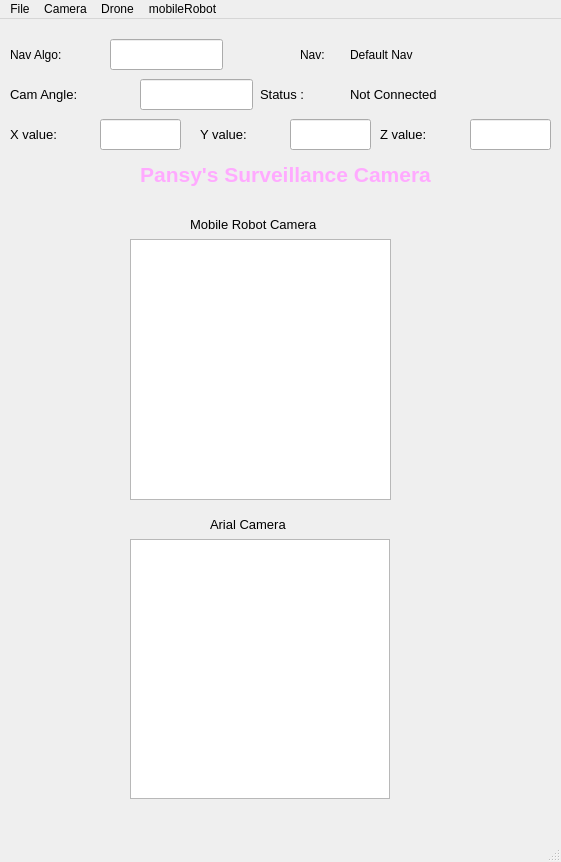
<?xml version="1.0" encoding="UTF-8"?>
<ui version="4.0">
 <class>MainWindow</class>
 <widget class="QMainWindow" name="MainWindow">
  <property name="geometry">
   <rect>
    <x>0</x>
    <y>0</y>
    <width>561</width>
    <height>862</height>
   </rect>
  </property>
  <property name="windowTitle">
   <string>MainWindow</string>
  </property>
  <widget class="QWidget" name="centralwidget">
   <widget class="QGraphicsView" name="graphicsView">
    <property name="geometry">
     <rect>
      <x>130</x>
      <y>220</y>
      <width>261</width>
      <height>261</height>
     </rect>
    </property>
   </widget>
   <widget class="QLabel" name="status_label">
    <property name="geometry">
     <rect>
      <x>260</x>
      <y>60</y>
      <width>91</width>
      <height>31</height>
     </rect>
    </property>
    <property name="font">
     <font>
      <pointsize>10</pointsize>
     </font>
    </property>
    <property name="text">
     <string>Status :</string>
    </property>
   </widget>
   <widget class="QLabel" name="status">
    <property name="geometry">
     <rect>
      <x>350</x>
      <y>60</y>
      <width>201</width>
      <height>31</height>
     </rect>
    </property>
    <property name="font">
     <font>
      <pointsize>10</pointsize>
     </font>
    </property>
    <property name="text">
     <string>Not Connected</string>
    </property>
   </widget>
   <widget class="QLabel" name="Camera_Angle">
    <property name="geometry">
     <rect>
      <x>10</x>
      <y>60</y>
      <width>131</width>
      <height>31</height>
     </rect>
    </property>
    <property name="font">
     <font>
      <pointsize>10</pointsize>
     </font>
    </property>
    <property name="text">
     <string>Cam Angle:</string>
    </property>
   </widget>
   <widget class="QLineEdit" name="cam_angle_val">
    <property name="geometry">
     <rect>
      <x>140</x>
      <y>60</y>
      <width>113</width>
      <height>31</height>
     </rect>
    </property>
    <property name="font">
     <font>
      <pointsize>10</pointsize>
     </font>
    </property>
   </widget>
   <widget class="QLineEdit" name="x_val">
    <property name="geometry">
     <rect>
      <x>100</x>
      <y>100</y>
      <width>81</width>
      <height>31</height>
     </rect>
    </property>
    <property name="font">
     <font>
      <pointsize>10</pointsize>
     </font>
    </property>
   </widget>
   <widget class="QLabel" name="Xval_label">
    <property name="geometry">
     <rect>
      <x>10</x>
      <y>100</y>
      <width>81</width>
      <height>31</height>
     </rect>
    </property>
    <property name="font">
     <font>
      <pointsize>10</pointsize>
     </font>
    </property>
    <property name="text">
     <string>X value:</string>
    </property>
   </widget>
   <widget class="QLabel" name="Yval_label">
    <property name="geometry">
     <rect>
      <x>200</x>
      <y>100</y>
      <width>81</width>
      <height>31</height>
     </rect>
    </property>
    <property name="font">
     <font>
      <pointsize>10</pointsize>
     </font>
    </property>
    <property name="text">
     <string>Y value:</string>
    </property>
   </widget>
   <widget class="QLineEdit" name="y_val">
    <property name="geometry">
     <rect>
      <x>290</x>
      <y>100</y>
      <width>81</width>
      <height>31</height>
     </rect>
    </property>
    <property name="font">
     <font>
      <pointsize>10</pointsize>
     </font>
    </property>
   </widget>
   <widget class="QLineEdit" name="z_val">
    <property name="geometry">
     <rect>
      <x>470</x>
      <y>100</y>
      <width>81</width>
      <height>31</height>
     </rect>
    </property>
    <property name="font">
     <font>
      <pointsize>10</pointsize>
     </font>
    </property>
   </widget>
   <widget class="QLabel" name="Zval_label">
    <property name="geometry">
     <rect>
      <x>380</x>
      <y>100</y>
      <width>81</width>
      <height>31</height>
     </rect>
    </property>
    <property name="font">
     <font>
      <pointsize>10</pointsize>
     </font>
    </property>
    <property name="text">
     <string>Z value:</string>
    </property>
   </widget>
   <widget class="QGraphicsView" name="mapView">
    <property name="geometry">
     <rect>
      <x>130</x>
      <y>520</y>
      <width>260</width>
      <height>260</height>
     </rect>
    </property>
   </widget>
   <widget class="QLabel" name="labelforCamera">
    <property name="geometry">
     <rect>
      <x>190</x>
      <y>190</y>
      <width>161</width>
      <height>31</height>
     </rect>
    </property>
    <property name="font">
     <font>
      <pointsize>16</pointsize>
     </font>
    </property>
    <property name="text">
     <string>&lt;html&gt;&lt;head/&gt;&lt;body&gt;&lt;p&gt;&lt;span style=&quot; font-size:10pt;&quot;&gt;Mobile Robot Camera&lt;/span&gt;&lt;/p&gt;&lt;/body&gt;&lt;/html&gt;</string>
    </property>
   </widget>
   <widget class="QLabel" name="labelforArial">
    <property name="geometry">
     <rect>
      <x>210</x>
      <y>490</y>
      <width>101</width>
      <height>31</height>
     </rect>
    </property>
    <property name="font">
     <font>
      <pointsize>16</pointsize>
     </font>
    </property>
    <property name="text">
     <string>&lt;html&gt;&lt;head/&gt;&lt;body&gt;&lt;p&gt;&lt;span style=&quot; font-size:10pt;&quot;&gt;Arial Camera&lt;/span&gt;&lt;/p&gt;&lt;/body&gt;&lt;/html&gt;</string>
    </property>
   </widget>
   <widget class="QLabel" name="label">
    <property name="geometry">
     <rect>
      <x>10</x>
      <y>20</y>
      <width>121</width>
      <height>31</height>
     </rect>
    </property>
    <property name="text">
     <string>Nav Algo:</string>
    </property>
   </widget>
   <widget class="QLabel" name="label_2">
    <property name="geometry">
     <rect>
      <x>300</x>
      <y>20</y>
      <width>81</width>
      <height>31</height>
     </rect>
    </property>
    <property name="text">
     <string>Nav:</string>
    </property>
   </widget>
   <widget class="QLineEdit" name="nav_val">
    <property name="geometry">
     <rect>
      <x>110</x>
      <y>20</y>
      <width>113</width>
      <height>31</height>
     </rect>
    </property>
   </widget>
   <widget class="QLabel" name="nav_selected">
    <property name="geometry">
     <rect>
      <x>350</x>
      <y>20</y>
      <width>151</width>
      <height>31</height>
     </rect>
    </property>
    <property name="text">
     <string>Default Nav</string>
    </property>
   </widget>
   <widget class="QLabel" name="labelforTopic">
    <property name="geometry">
     <rect>
      <x>90</x>
      <y>140</y>
      <width>391</width>
      <height>31</height>
     </rect>
    </property>
    <property name="font">
     <font>
      <pointsize>16</pointsize>
     </font>
    </property>
    <property name="text">
     <string>&lt;html&gt;&lt;head/&gt;&lt;body&gt;&lt;p align=&quot;center&quot;&gt;&lt;span style=&quot; font-weight:600; color:#ffaaff;&quot;&gt;Pansy's Surveillance Camera&lt;/span&gt;&lt;/p&gt;&lt;/body&gt;&lt;/html&gt;</string>
    </property>
   </widget>
  </widget>
  <widget class="QMenuBar" name="menubar">
   <property name="geometry">
    <rect>
     <x>0</x>
     <y>0</y>
     <width>561</width>
     <height>26</height>
    </rect>
   </property>
   <widget class="QMenu" name="menuFile">
    <property name="title">
     <string>File</string>
    </property>
    <addaction name="actionCall_CS_sript"/>
    <addaction name="separator"/>
    <addaction name="actionStart_Simulation"/>
    <addaction name="separator"/>
    <addaction name="actionStop_Simulation"/>
   </widget>
   <widget class="QMenu" name="menuCamera">
    <property name="title">
     <string>Camera</string>
    </property>
    <addaction name="actionArialShot"/>
    <addaction name="separator"/>
    <addaction name="actionLive_camera"/>
    <addaction name="separator"/>
    <addaction name="actionSnapShot"/>
    <addaction name="separator"/>
    <addaction name="actionRotate_camera"/>
    <addaction name="separator"/>
   </widget>
   <widget class="QMenu" name="menuDrone">
    <property name="title">
     <string>Drone</string>
    </property>
    <addaction name="actionWaypoint_init"/>
    <addaction name="separator"/>
    <addaction name="actionPetrol_drone"/>
    <addaction name="separator"/>
    <addaction name="actionDrone_pause"/>
   </widget>
   <widget class="QMenu" name="menumobileRobot">
    <property name="title">
     <string>mobileRobot</string>
    </property>
    <addaction name="actionmove_Dummy"/>
    <addaction name="separator"/>
    <addaction name="actionmove_Robot"/>
    <addaction name="separator"/>
    <addaction name="actionpause_Robot"/>
    <addaction name="separator"/>
    <addaction name="actionset_Algo_num"/>
   </widget>
   <addaction name="menuFile"/>
   <addaction name="menuCamera"/>
   <addaction name="menuDrone"/>
   <addaction name="menumobileRobot"/>
  </widget>
  <widget class="QStatusBar" name="statusbar"/>
  <action name="actionCall_CS_sript">
   <property name="text">
    <string>Call_CS_sript</string>
   </property>
  </action>
  <action name="actionSnapShot">
   <property name="text">
    <string>SnapShot</string>
   </property>
  </action>
  <action name="actionStart_Simulation">
   <property name="text">
    <string>Start_Simulation</string>
   </property>
  </action>
  <action name="actionStop_Simulation">
   <property name="text">
    <string>Stop_Simulation</string>
   </property>
  </action>
  <action name="actionRotate_camera">
   <property name="text">
    <string>Rotate_camera</string>
   </property>
  </action>
  <action name="actionRotate_N90">
   <property name="text">
    <string>Rotate_N90</string>
   </property>
  </action>
  <action name="actionWaypoint_init">
   <property name="text">
    <string>Waypoint_init</string>
   </property>
  </action>
  <action name="actionPetrol_drone">
   <property name="text">
    <string>Petrol_drone</string>
   </property>
  </action>
  <action name="actionDrone_pause">
   <property name="text">
    <string>Drone_pause</string>
   </property>
  </action>
  <action name="actionmove_Dummy">
   <property name="text">
    <string>move_Dummy</string>
   </property>
  </action>
  <action name="actionmove_Robot">
   <property name="text">
    <string>move_Robot</string>
   </property>
  </action>
  <action name="actionpause_Robot">
   <property name="text">
    <string>pause_Robot</string>
   </property>
  </action>
  <action name="actionLive_camera">
   <property name="text">
    <string>Live_camera</string>
   </property>
  </action>
  <action name="actionArialShot">
   <property name="text">
    <string>ArialShot</string>
   </property>
  </action>
  <action name="actionset_Algo_num">
   <property name="text">
    <string>set_Algo_num</string>
   </property>
  </action>
 </widget>
 <resources/>
 <connections/>
</ui>
